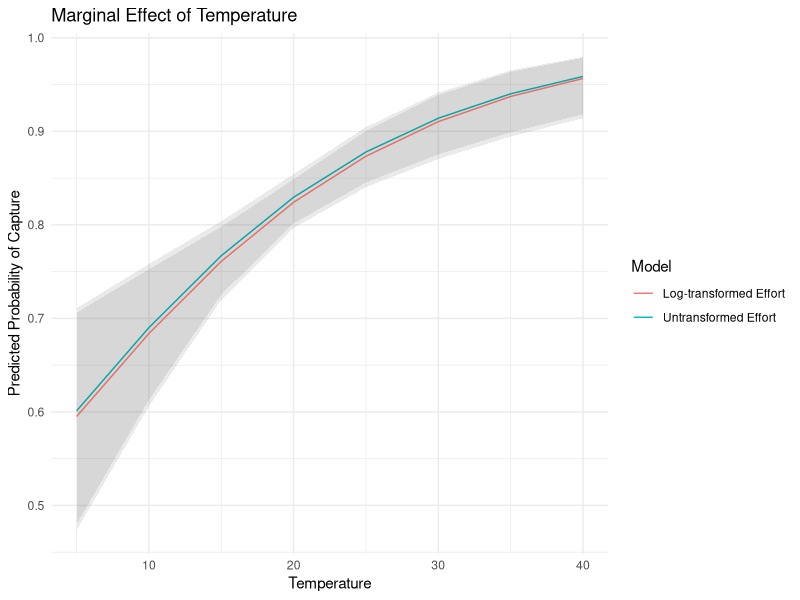
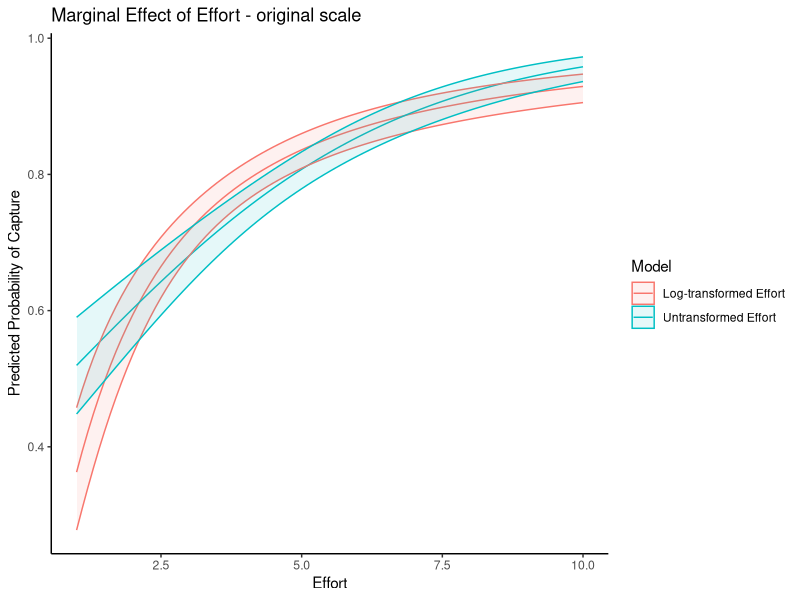
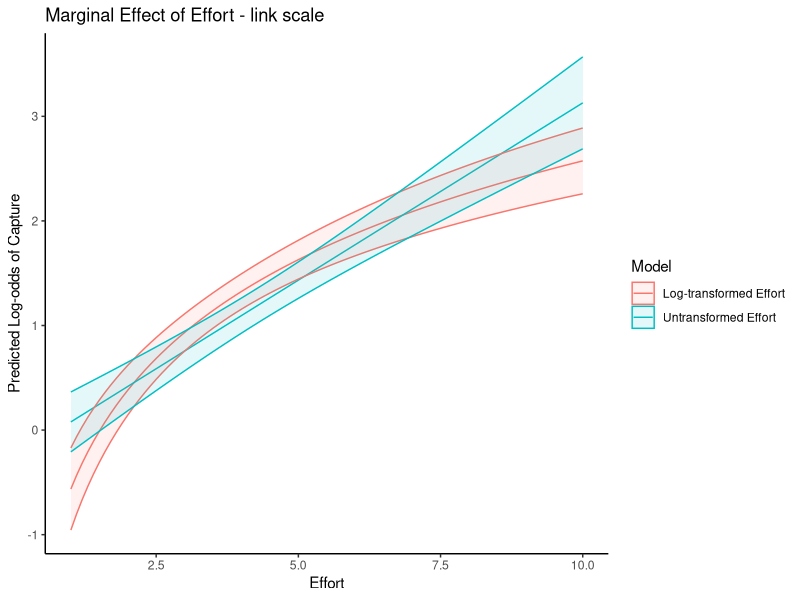
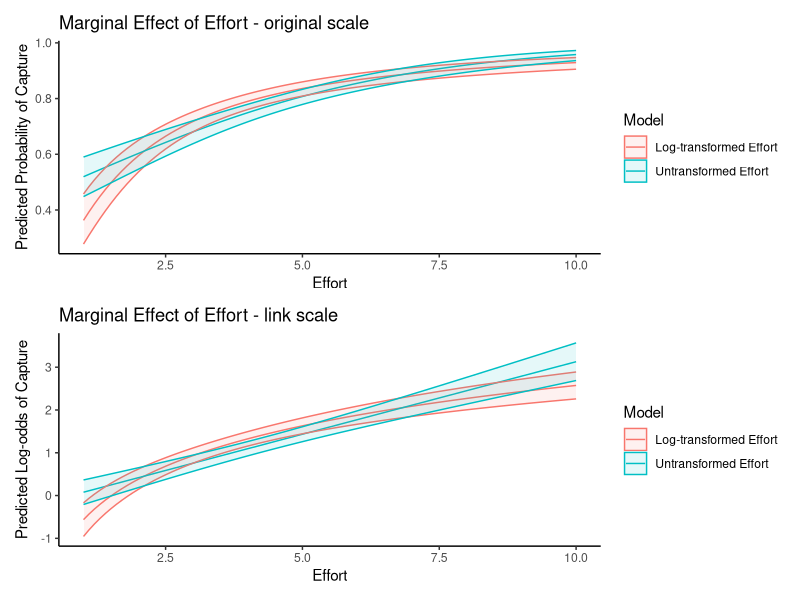

Write the R code that produced these figures, in order.
##############################################################
####   Code to generate and evaluate catch data...        ####
####   ... given Site, Temperature, and Effort effects... ####
####   ... to test how to best model Effort in GLMs.      ####
####   J.A.Smith NSW DPI - June 2026                      ####
##############################################################

## This script generates an example figure showing the difference in 
## assumed effort-probability relationship when adding an effort
## covariate to a binomial GLM (Figure S2)

## It generates biniomial data from a logistic driven by temperature and effort
## Then explore the relative shape of transformed and untransformed effort covariates
## The goal is not to show the most suitable for these data, just their relative shapes
## on link and original scales
## Here "capture" means sampling/detecting/observing etc


# Load libraries
library(ggplot2)
library(ggeffects)
library(patchwork)

#set.seed(117)

# Create fake data
n <- 1000
temperature <- rnorm(n, mean=20, sd=5)
effort <- runif(n, min=1, max =10)
logit_p <- -2 + 0.1*temperature + 0.3*effort
p <- 1 / (1 + exp(-logit_p))
capture <- rbinom(n, size=1, prob=p)

data <- data.frame(capture=capture, temperature=temperature, effort=effort)
data$logEffort <- log(data$effort)

# Fit binomial glms
model1 <- glm(capture ~ temperature + effort, family=binomial, data=data)
model2 <- glm(capture ~ temperature + logEffort, family=binomial, data=data)

#summary(model1)
#summary(model2)

# Calculate marginal effects
marg_temp1 <- predict_response(model1, terms="temperature")
marg_temp2 <- predict_response(model2, terms="temperature")
newdata <- data.frame(effort=seq(1,10,by=0.1), temperature=20.08)
marg_effort1 <- predict_response(model1, terms=newdata)
newdata <- data.frame(logEffort=log(seq(1,10, by=0.1)), temperature=20.08)
marg_effort2 <- predict_response(model2, terms=newdata)
marg_effort2$x <- exp(marg_effort2$x)  #transform back to original scale

# Combine
marg_effort1$model <- "Untransformed Effort"
marg_effort2$model <- "Log-transformed Effort"
marg_effort_combined <- rbind(marg_effort1, marg_effort2)

# Calculate on link scale
marg_effort1$predicted_link <- qlogis(marg_effort1$predicted)
marg_effort1$conf.low_link <- qlogis(marg_effort1$conf.low)
marg_effort1$conf.high_link <- qlogis(marg_effort1$conf.high)

marg_effort2$predicted_link <- qlogis(marg_effort2$predicted)
marg_effort2$conf.low_link <- qlogis(marg_effort2$conf.low)
marg_effort2$conf.high_link <- qlogis(marg_effort2$conf.high)

marg_effort_combined_link <- rbind(marg_effort1, marg_effort2)

# Plot marginal effects on original scale
plot_temp <- ggplot() +
  geom_line(data = marg_temp1, aes(x = x, y = predicted, color = "Untransformed Effort")) +
  geom_ribbon(data = marg_temp1, aes(x = x, ymin = conf.low, ymax = conf.high), alpha = 0.1) +
  geom_line(data = marg_temp2, aes(x = x, y = predicted, color = "Log-transformed Effort")) +
  geom_ribbon(data = marg_temp2, aes(x = x, ymin = conf.low, ymax = conf.high), alpha = 0.1) +
  labs(title = "Marginal Effect of Temperature",
       x = "Temperature",
       y = "Predicted Probability of Capture",
       color = "Model") +
  theme_minimal()

plot_effort <- ggplot(marg_effort_combined, aes(x = x, y = predicted, color = model)) +
  geom_line() +
  geom_ribbon(aes(ymin = conf.low, ymax = conf.high, fill = model), alpha = 0.1) +
  labs(title = "Marginal Effect of Effort - original scale",
       x = "Effort",
       y = "Predicted Probability of Capture",
       color = "Model",
       fill = "Model") +
  theme_classic()

# Plot effort marginal effect on link scale
plot_effort_link <- ggplot(marg_effort_combined_link, aes(x = x, y = predicted_link, color = model)) +
  geom_line() +
  geom_ribbon(aes(ymin = conf.low_link, ymax = conf.high_link, fill = model), alpha = 0.1) +
  labs(title = "Marginal Effect of Effort - link scale",
       x = "Effort",
       y = "Predicted Log-odds of Capture",
       color = "Model",
       fill = "Model") +
  theme_classic()

# Display plots
print(plot_temp)
print(plot_effort)
print(plot_effort_link)

plot_effort / plot_effort_link
